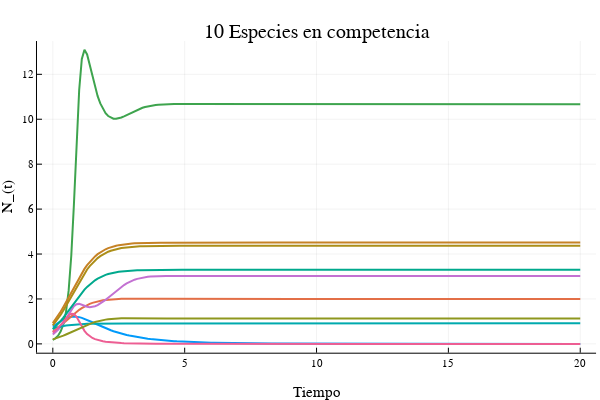

The notebook cell this image was saved under:
### Code cell
plot(t,sol10[:,1],label ="",w=2,
    title = "10 Especies en competencia",
    xlabel = "Tiempo",
    ylabel = "N_(t)"
)
plot!(t,sol10[:,2],label ="",w=2)
plot!(t,sol10[:,3],label ="",w=2)
plot!(t,sol10[:,4],label ="",w=2)
plot!(t,sol10[:,5],label ="",w=2)
plot!(t,sol10[:,6],label ="",w=2)
plot!(t,sol10[:,7],label ="",w=2)
plot!(t,sol10[:,8],label ="",w=2)
plot!(t,sol10[:,9],label ="",w=2)
plot!(t,sol10[:,10],label ="",w=2)

### Figure 1 — Plotly figure (JSON) as saved in the notebook; plotly's stock layout.template omitted (floating-point values rounded to 4 significant figures; data arrays with more than 128 entries replaced by an {"elided": "..."} marker saying what was removed)
{"data": [{"colorbar": {"len": 0.8657, "title": "", "x": 0.9934, "y": 0.5087}, "legendgroup": "", "line": {"color": "rgba(0, 154, 250, 1.000)", "dash": "solid", "shape": "linear", "width": 2}, "mode": "lines", "name": "", "showlegend": false, "type": "scatter", "x": {"elided": "201 float values"}, "xaxis": "x", "y": {"elided": "201 float values"}, "yaxis": "y", "zmax": null, "zmin": null}, {"colorbar": {"len": 0.8657, "title": "", "x": 0.9934, "y": 0.5087}, "legendgroup": "", "line": {"color": "rgba(227, 111, 71, 1.000)", "dash": "solid", "shape": "linear", "width": 2}, "mode": "lines", "name": "", "showlegend": false, "type": "scatter", "x": {"elided": "201 float values"}, "xaxis": "x", "y": {"elided": "201 float values"}, "yaxis": "y", "zmax": null, "zmin": null}, {"colorbar": {"len": 0.8657, "title": "", "x": 0.9934, "y": 0.5087}, "legendgroup": "", "line": {"color": "rgba(62, 164, 78, 1.000)", "dash": "solid", "shape": "linear", "width": 2}, "mode": "lines", "name": "", "showlegend": false, "type": "scatter", "x": {"elided": "201 float values"}, "xaxis": "x", "y": {"elided": "201 float values"}, "yaxis": "y", "zmax": null, "zmin": null}, {"colorbar": {"len": 0.8657, "title": "", "x": 0.9934, "y": 0.5087}, "legendgroup": "", "line": {"color": "rgba(195, 113, 210, 1.000)", "dash": "solid", "shape": "linear", "width": 2}, "mode": "lines", "name": "", "showlegend": false, "type": "scatter", "x": {"elided": "201 float values"}, "xaxis": "x", "y": {"elided": "201 float values"}, "yaxis": "y", "zmax": null, "zmin": null}, {"colorbar": {"len": 0.8657, "title": "", "x": 0.9934, "y": 0.5087}, "legendgroup": "", "line": {"color": "rgba(172, 142, 24, 1.000)", "dash": "solid", "shape": "linear", "width": 2}, "mode": "lines", "name": "", "showlegend": false, "type": "scatter", "x": {"elided": "201 float values"}, "xaxis": "x", "y": {"elided": "201 float values"}, "yaxis": "y", "zmax": null, "zmin": null}, {"colorbar": {"len": 0.8657, "title": "", "x": 0.9934, "y": 0.5087}, "legendgroup": "", "line": {"color": "rgba(0, 170, 174, 1.000)", "dash": "solid", "shape": "linear", "width": 2}, "mode": "lines", "name": "", "showlegend": false, "type": "scatter", "x": {"elided": "201 float values"}, "xaxis": "x", "y": {"elided": "201 float values"}, "yaxis": "y", "zmax": null, "zmin": null}, {"colorbar": {"len": 0.8657, "title": "", "x": 0.9934, "y": 0.5087}, "legendgroup": "", "line": {"color": "rgba(237, 94, 147, 1.000)", "dash": "solid", "shape": "linear", "width": 2}, "mode": "lines", "name": "", "showlegend": false, "type": "scatter", "x": {"elided": "201 float values"}, "xaxis": "x", "y": {"elided": "201 float values"}, "yaxis": "y", "zmax": null, "zmin": null}, {"colorbar": {"len": 0.8657, "title": "", "x": 0.9934, "y": 0.5087}, "legendgroup": "", "line": {"color": "rgba(198, 130, 37, 1.000)", "dash": "solid", "shape": "linear", "width": 2}, "mode": "lines", "name": "", "showlegend": false, "type": "scatter", "x": {"elided": "201 float values"}, "xaxis": "x", "y": {"elided": "201 float values"}, "yaxis": "y", "zmax": null, "zmin": null}, {"colorbar": {"len": 0.8657, "title": "", "x": 0.9934, "y": 0.5087}, "legendgroup": "", "line": {"color": "rgba(0, 169, 141, 1.000)", "dash": "solid", "shape": "linear", "width": 2}, "mode": "lines", "name": "", "showlegend": false, "type": "scatter", "x": {"elided": "201 float values"}, "xaxis": "x", "y": {"elided": "201 float values"}, "yaxis": "y", "zmax": null, "zmin": null}, {"colorbar": {"len": 0.8657, "title": "", "x": 0.9934, "y": 0.5087}, "legendgroup": "", "line": {"color": "rgba(142, 151, 30, 1.000)", "dash": "solid", "shape": "linear", "width": 2}, "mode": "lines", "name": "", "showlegend": false, "type": "scatter", "x": {"elided": "201 float values"}, "xaxis": "x", "y": {"elided": "201 float values"}, "yaxis": "y", "zmax": null, "zmin": null}], "layout": {"annotations": [{"font": {"color": "rgba(0, 0, 0, 1.000)", "family": "sans-serif", "size": 20}, "rotation": 0, "showarrow": false, "text": "10 Especies en competencia", "x": 0.5275, "xanchor": "center", "xref": "paper", "y": 1, "yanchor": "top", "yref": "paper"}], "height": 400, "legend": {"bgcolor": "rgba(255, 255, 255, 1.000)", "bordercolor": "rgba(0, 0, 0, 1.000)", "borderwidth": 1, "font": {"color": "rgba(0, 0, 0, 1.000)", "family": "sans-serif", "size": 11}, "title": {"font": {"color": "rgba(0, 0, 0, 1.000)", "family": "sans-serif", "size": 15}, "text": ""}, "tracegroupgap": 0, "traceorder": "normal", "x": 1, "xanchor": "auto", "y": 1, "yanchor": "auto"}, "margin": {"b": 20, "l": 0, "r": 0, "t": 20}, "paper_bgcolor": "rgba(255, 255, 255, 1.000)", "plot_bgcolor": "rgba(255, 255, 255, 1.000)", "showlegend": true, "width": 600, "xaxis": {"anchor": "y", "domain": [0.06165, 0.9934], "gridcolor": "rgba(0, 0, 0, 0.100)", "gridwidth": 0.5, "linecolor": "rgba(0, 0, 0, 1.000)", "mirror": false, "range": [-0.6, 20.6], "showgrid": true, "showline": true, "showticklabels": true, "tickangle": 0, "tickcolor": "rgb(0, 0, 0)", "tickfont": {"color": "rgba(0, 0, 0, 1.000)", "family": "sans-serif", "size": 11}, "tickmode": "array", "ticks": "inside", "ticktext": ["0", "5", "10", "15", "20"], "tickvals": [0, 5, 10, 15, 20], "title": "Tiempo", "titlefont": {"color": "rgba(0, 0, 0, 1.000)", "family": "sans-serif", "size": 15}, "type": "-", "visible": true, "zeroline": false, "zerolinecolor": "rgba(0, 0, 0, 1.000)"}, "yaxis": {"anchor": "x", "domain": [0.07581, 0.9415], "gridcolor": "rgba(0, 0, 0, 0.100)", "gridwidth": 0.5, "linecolor": "rgba(0, 0, 0, 1.000)", "mirror": false, "range": [-0.3927, 13.48], "showgrid": true, "showline": true, "showticklabels": true, "tickangle": 0, "tickcolor": "rgb(0, 0, 0)", "tickfont": {"color": "rgba(0, 0, 0, 1.000)", "family": "sans-serif", "size": 11}, "tickmode": "array", "ticks": "inside", "ticktext": ["0", "2", "4", "6", "8", "10", "12"], "tickvals": [0, 2, 4, 6, 8, 10, 12], "title": "N_(t)", "titlefont": {"color": "rgba(0, 0, 0, 1.000)", "family": "sans-serif", "size": 15}, "type": "-", "visible": true, "zeroline": false, "zerolinecolor": "rgba(0, 0, 0, 1.000)"}}}
